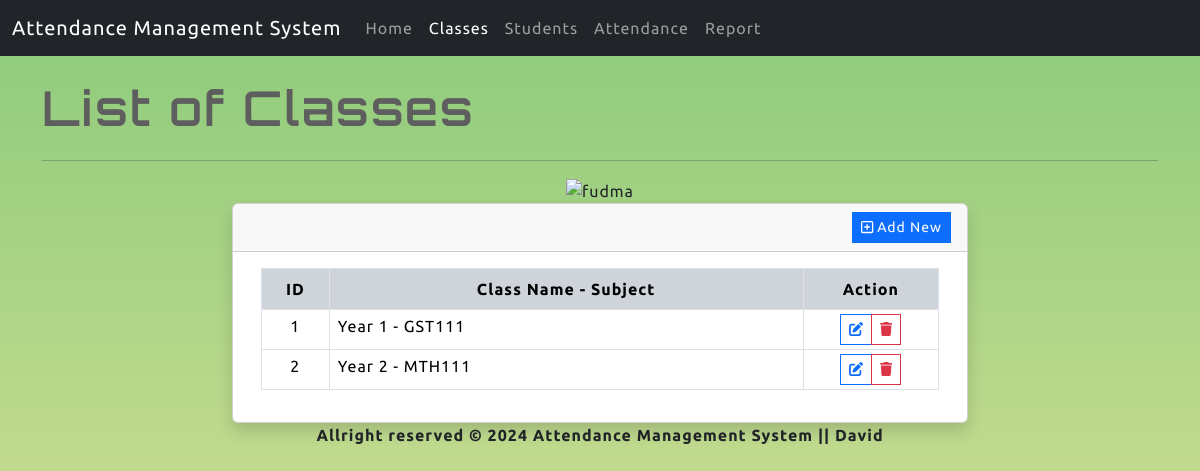
The page /?page=class_list on the database its author committed.
### tables this page shows
CREATE TABLE `class_tbl` (
  `id` int(11) NOT NULL,
  `name` text NOT NULL,
  `created_at` datetime NOT NULL DEFAULT current_timestamp(),
  `updated_at` datetime DEFAULT NULL ON UPDATE current_timestamp()
);

### classes/actions.class.php (called while the page is built, shortened)
<?php
class Actions{
    private $conn;
    function __construct(){
        require_once(realpath(__DIR__.'/../db-connect.php'));
        $this->conn = $conn;
    }
    public function list_class(){
        $sql = "SELECT * FROM `class_tbl` order by `name` ASC";
        $qry = $this->conn->query($sql);
        return $qry->fetch_all(MYSQLI_ASSOC);
    }
}

### pages/class_list.php (the view, shortened to what this page needs)
<div class="page-title mb-3">List of Classes</div>
<hr>
<center>
<img src="https://fudutsinma.edu.ng/wp-content/uploads/2022/10/logo-1.png" alt="fudma" height="100px" width="100">
</center>
<?php
$classList = $actionClass->list_class();
?>
<div class="row justify-content-center">
    <div class="col-lg-8 col-md-10 col-sm-12 col-12">
        <div class="card shadow">
            <div class="card-header rounded-0">
                <div class="d-flex w-100 justify-content-end align-items-center">
                    <button class="btn btn-sm rounded-0 btn-primary" type="button" id="add_class"><i class="far fa-plus-square"></i> Add New</button>
                </div>
            </div>
            <div class="card-body rounded-0">
                <div class="container-fluid">
                    <div class="table-responsive">
                        <table class="table table-bordered table-hovered table-stripped">
                            <colgroup>
                                <col width="10%">
                                <col width="70%">
                                <col width="20%">
                            </colgroup>
                            <thead class="bg-dark-subtle">
                                <tr class="bg-transparent">
                                    <th class="bg-transparent text-center">ID</th>
                                    <th class="bg-transparent text-center">Class Name - Subject</th>
                                    <th class="bg-transparent text-center">Action</th>
                                </tr>
                            </thead>
                            <tbody>
                                <?php if(!empty($classList) && is_array($classList)): ?>
                                <?php foreach($classList as $row): ?>
                                    <tr>
                                        <td class="text-center px-2 py-1"><?= $row['id'] ?></td>
                                        <td class="px-2 py-1"><?= $row['name'] ?></td>
                                        <td class="text-center px-2 py-1">
                                            <div class="input-group input-group-sm justify-content-center">
                                                <button class="btn btn-sm btn-outline-primary rounded-0 edit_class" type="button" data-id="<?= $row['id'] ?>" title="Edit"><i class="fas fa-edit"></i></button>
                                                <button class="btn btn-sm btn-outline-danger rounded-0 delete_class" type="button" data-id="<?= $row['id'] ?>" title="Delete"><i class="fas fa-trash"></i></button>
                                            </div>
                                        </td>
                                    </tr>
                                <?php endforeach; ?>
                                <?php else: ?>
                                    <tr>
                                        <th class="text-center px-2 py-1" colspan="3">No data found.</th>
                                    </tr>
                                <?php endif; ?>
                            </tbody>
                        </table>
                    </div>
                </div>
            </div>
        </div>
    </div>
</div>
<footer>
    <center>
    <b>  <p>Allright reserved &copy; 2024 Attendance Management System || David</p> <b>
    </center>
</footer>

### assets/css/style.css (style rules this page uses)
:root { --font-orbiton: 'Orbitron', sans-serif; --font-ubuntu: 'Ubuntu', sans-serif; }
html, body { height: 100%; width: 100%; max-height: 100%; overflow: auto; }
* { font-family: var(--font-ubuntu); letter-spacing: 1px; }
body:not(.printable-receipt) { background-color: #cfd9df; background-image: linear-gradient(to top, #e7e69b 0%, #8bca7b 100%); }
div.page-title, div.page-title * { font-size: 3rem; font-weight: 600; letter-spacing: 2px; color: #5e5e5e; font-family: var(--font-orbiton); }

### rows shown on the page
class_tbl: id "1", name "Year 1 - GST111"
class_tbl: id "2", name "Year 2 - MTH111"
